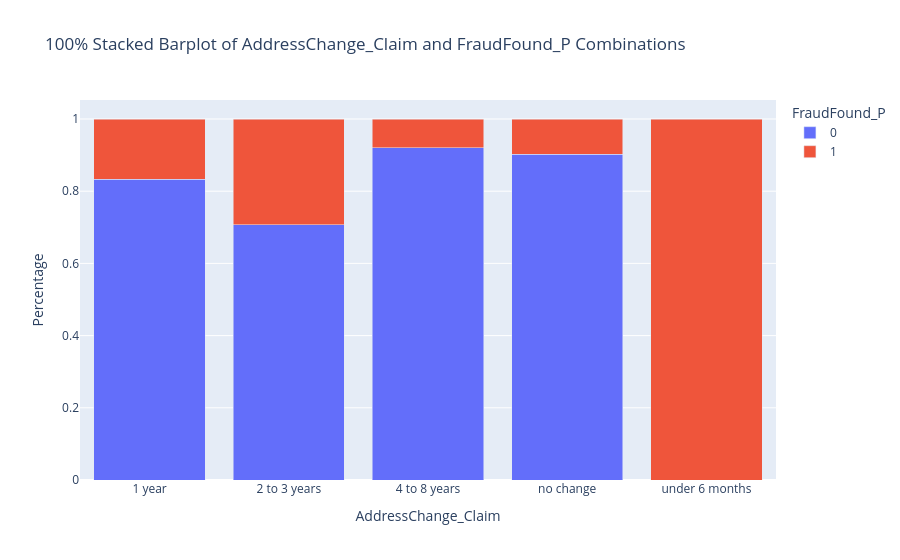

The notebook cell saved with this chart:
### Code cell
plot_count_plot(all_p, 'AddressChange_Claim', 'FraudFound_P')
plot_two_categorical(all_p, 'AddressChange_Claim', 'FraudFound_P', 'stacked_barplot')

### Figure 1 — Plotly figure (JSON) as saved in the notebook; plotly's stock layout.template omitted (floating-point values rounded to 4 significant figures)
{"data": [{"hovertemplate": "FraudFound_P=0<br>AddressChange_Claim=%{x}<br>Percentage=%{y}<extra></extra>", "legendgroup": "0", "marker": {"color": "#636efa", "pattern": {"shape": ""}}, "name": "0", "orientation": "v", "showlegend": true, "textposition": "auto", "type": "bar", "x": ["1 year", "2 to 3 years", "4 to 8 years", "no change", "under 6 months"], "xaxis": "x", "y": [0.8333, 0.7067, 0.9209, 0.9023, 0.0], "yaxis": "y"}, {"hovertemplate": "FraudFound_P=1<br>AddressChange_Claim=%{x}<br>Percentage=%{y}<extra></extra>", "legendgroup": "1", "marker": {"color": "#EF553B", "pattern": {"shape": ""}}, "name": "1", "orientation": "v", "showlegend": true, "textposition": "auto", "type": "bar", "x": ["1 year", "2 to 3 years", "4 to 8 years", "no change", "under 6 months"], "xaxis": "x", "y": [0.1667, 0.2933, 0.0791, 0.09768, 1.0], "yaxis": "y"}], "layout": {"barmode": "stack", "legend": {"title": {"text": "FraudFound_P"}, "tracegroupgap": 0}, "title": {"text": "100% Stacked Barplot of AddressChange_Claim and FraudFound_P Combinations"}, "xaxis": {"anchor": "y", "domain": [0, 1], "title": {"text": "AddressChange_Claim"}}, "yaxis": {"anchor": "x", "domain": [0, 1], "title": {"text": "Percentage"}}}}
